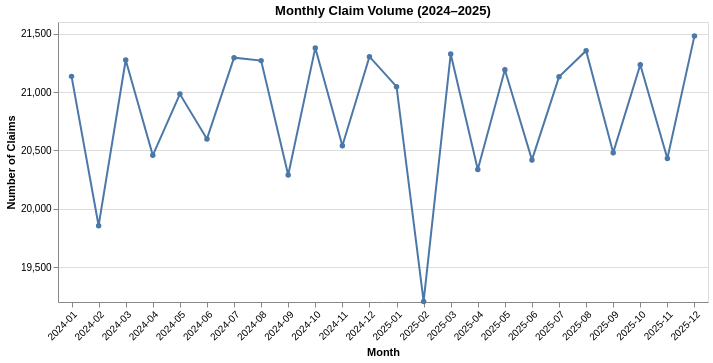

Here is the notebook cell this chart was saved with:
### Markdown cell above
## 6. Claims: Fill Date Trend Over Time

The synthetic dataset spans 2024-01-01 to 2025-12-31 with roughly uniform monthly volume.  
In real data you would see seasonal peaks (e.g. January new deductible, flu season).

### Code cell
monthly = (
    claims
    .with_columns(
        pl.col("fill_date").dt.strftime("%Y-%m").alias("month")
    )
    .group_by("month")
    .agg(pl.len().alias("claims"))
    .sort("month")
)

chart = (
    alt.Chart(monthly.to_pandas())
    .mark_line(point=True)
    .encode(
        x=alt.X("month:O", title="Month", axis=alt.Axis(labelAngle=-45)),
        y=alt.Y("claims:Q", title="Number of Claims", scale=alt.Scale(zero=False)),
        tooltip=["month", "claims"],
    )
    .properties(title="Monthly Claim Volume (2024–2025)", width=650, height=280)
)
chart

### Figure 1 — Vega-Lite specification as saved in the notebook (floating-point values rounded to 4 significant figures)
{"config": {"view": {"continuousWidth": 300, "continuousHeight": 300}}, "data": {"name": "data-36f672afdad31da4ed7610eb9a2a881c"}, "mark": {"type": "line", "point": true}, "encoding": {"tooltip": [{"field": "month", "type": "nominal"}, {"field": "claims", "type": "quantitative"}], "x": {"axis": {"labelAngle": -45}, "field": "month", "title": "Month", "type": "ordinal"}, "y": {"field": "claims", "scale": {"zero": false}, "title": "Number of Claims", "type": "quantitative"}}, "height": 280, "title": "Monthly Claim Volume (2024–2025)", "width": 650, "$schema": "https://vega.github.io/schema/vega-lite/v6.4.1.json", "datasets": {"data-36f672afdad31da4ed7610eb9a2a881c": [{"month": "2024-01", "claims": 21134}, {"month": "2024-02", "claims": 19854}, {"month": "2024-03", "claims": 21274}, {"month": "2024-04", "claims": 20457}, {"month": "2024-05", "claims": 20982}, {"month": "2024-06", "claims": 20598}, {"month": "2024-07", "claims": 21294}, {"month": "2024-08", "claims": 21269}, {"month": "2024-09", "claims": 20288}, {"month": "2024-10", "claims": 21378}, {"month": "2024-11", "claims": 20540}, {"month": "2024-12", "claims": 21303}, {"month": "2025-01", "claims": 21046}, {"month": "2025-02", "claims": 19205}, {"month": "2025-03", "claims": 21325}, {"month": "2025-04", "claims": 20336}, {"month": "2025-05", "claims": 21190}, {"month": "2025-06", "claims": 20418}, {"month": "2025-07", "claims": 21130}, {"month": "2025-08", "claims": 21354}, {"month": "2025-09", "claims": 20480}, {"month": "2025-10", "claims": 21234}, {"month": "2025-11", "claims": 20430}, {"month": "2025-12", "claims": 21481}]}}
